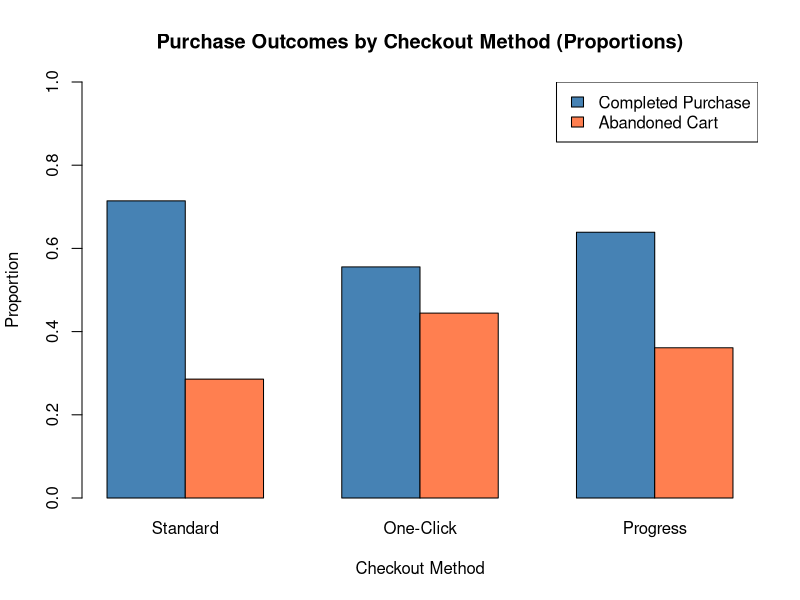
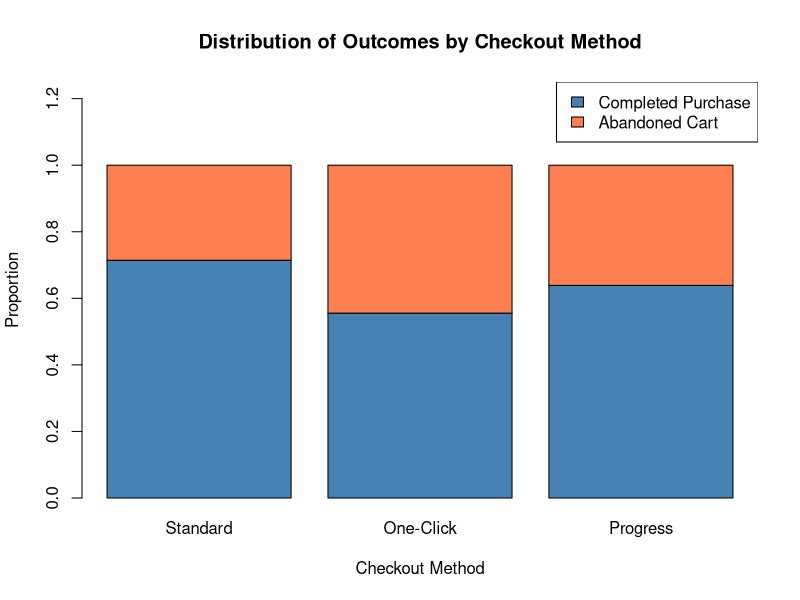

Recreate these plots in R, in order.
# ------------------------------------------------------------------------------
# CHI-SQUARE TEST OF INDEPENDENCE (From Summary Table)
# ------------------------------------------------------------------------------

# 1. Enter the counts row-by-row (Row 1: Completed, Row 2: Abandoned)
checkout_counts <- matrix(c(20, 15, 23,   # Completed Purchase
                            8, 12, 13),  # Abandoned Cart
                          nrow = 2, 
                          byrow = TRUE)

# 2. Add row and column names
rownames(checkout_counts) <- c("Completed Purchase", "Abandoned Cart")
colnames(checkout_counts) <- c("Standard", "One-Click", "Progress")

# Display the 2-way table in console
checkout_counts

# 3. Run the Chi-Square Test
chi_test <- chisq.test(checkout_counts)
chi_test

# 4. Check expected cell counts (Assumption check: all expected counts >= 5)
chi_test$expected

# ------------------------------------------------------------------------------
# 1. CALCULATE COLUMN PROPORTIONS
# ------------------------------------------------------------------------------
# margin = 2 computes proportions down each column (within each checkout group)
prop_table <- prop.table(checkout_counts, margin = 2)

# Display the calculated proportions in console
prop_table

# ------------------------------------------------------------------------------
# OPTION A: Side-by-Side (Grouped) Bar Chart
# ------------------------------------------------------------------------------
barplot(prop_table, 
        beside = TRUE,                        # Places bars side-by-side
        col = c("steelblue", "coral"),        # Bar colors
        ylim = c(0, 1),                       # Y-axis scale from 0 to 1 (0% to 100%)
        main = "Purchase Outcomes by Checkout Method (Proportions)",
        xlab = "Checkout Method", 
        ylab = "Proportion")

# Add a color legend
legend("topright", 
       legend = rownames(prop_table), 
       fill = c("steelblue", "coral"))

# ------------------------------------------------------------------------------
# OPTION B: Stacked Bar Chart (100% Stacked)
# ------------------------------------------------------------------------------
barplot(prop_table, 
        beside = FALSE,                       # Stacks bars on top of each other
        col = c("steelblue", "coral"),
        ylim = c(0, 1.25),                    # Leave headroom for the legend
        main = "Distribution of Outcomes by Checkout Method",
        xlab = "Checkout Method", 
        ylab = "Proportion")

legend("topright", 
       legend = rownames(prop_table), 
       fill = c("steelblue", "coral"))
